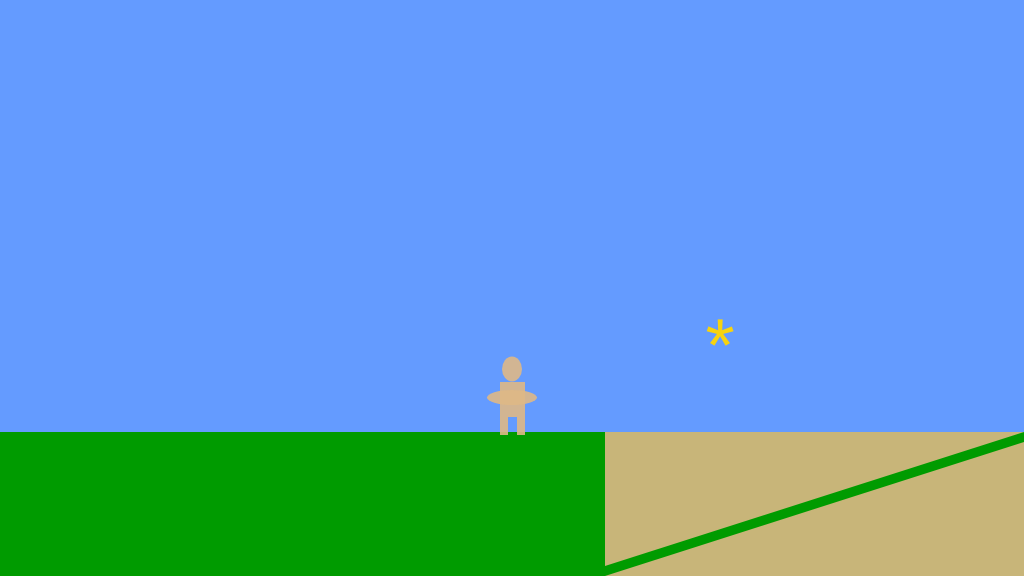
Frame 1 (no input)
Frame 60 (no input): identical to frame 1, image omitted
Frame 120 (the mouse pressed at the canvas centre since frame 60): identical to frame 1, image omitted

The p5.js sketch that drew this single still picture (run headless with seeded random() and noise() and a simulated clock; from frame 60 on, the mouse is pressed at the canvas centre):

// p5.js sketch
// ── sketch.js
/*

The Game Project

Week 3

Game interaction

*/


var width;
var height;

var c;

var gameChar_x;
var gameChar_y;
var floorPos_y;
var keyCode;

var isLeft=false;
var isRight=false;
var isJump=false;
var isFalling=false;
var isPlummeting=false;
var isFound=false;
var isCanyon=false;

var collectable;

function setup()
{
	createCanvas(1024, 576);
	floorPos_y = height * 3/4;
	gameChar_x = width/2;
	gameChar_y = floorPos_y;
    
    c=String.fromCharCode(42);    
    collectable = {
        x_pos: 720, 
        y_pos: 350, 
        size: 75,
        isFound: false
    };
	
	canyon = {
        x_pos: 905,
        c_width: 300,
		x_start: 605
    };
}

function draw()
{

	///////////DRAWING CODE//////////

	background(100,155,255); //fill the sky blue


	noStroke();
	fill(0,155,0);
	rect(0, floorPos_y, width, height - floorPos_y); //draw some green ground
    
    //Draw the Collectable
    if (isFound == false)
        {
            fill(255,215,0,240);
            textAlign(CENTER,CENTER);
            textSize(collectable.size);
            text(c,collectable.x_pos,collectable.y_pos); 
        }
    // Disapear collectable
    if ((dist(gameChar_x,gameChar_y,collectable.x_pos,collectable.y_pos) < 10 )) 
        {
            isFound=true;
        }

	//draw the canyon
    fill(222,184,135,230);
    triangle(canyon.x_pos - canyon.c_width, height, width,floorPos_y + 10, width, height);
    triangle(canyon.x_pos - canyon.c_width, floorPos_y, width,floorPos_y, canyon.x_pos - canyon.c_width, height - 10);

	//the game character
	if(isLeft && isFalling)
	{
		// add your jumping-left code
        fill(0,0,0,220);
        ellipse(gameChar_x, gameChar_y - 63, 17, 25);
        rect(gameChar_x - 12, gameChar_y - 50, 25, 35);
        rect(gameChar_x - 12, gameChar_y - 15, 8, 10);
        rect(gameChar_x + 5, gameChar_y - 15, 8, 10);
        ellipseMode(CORNERS);
        ellipse(gameChar_x - 25, gameChar_y - 27,gameChar_x + 15, gameChar_y - 42);
        ellipseMode(CENTER);

	}
	else if(isRight && isFalling)
	{
		// add your jumping-right code
        fill(0,0,0,220);
        ellipse(gameChar_x, gameChar_y - 63, 17, 25);
        rect(gameChar_x - 12, gameChar_y - 50, 25, 35);
        rect(gameChar_x - 12, gameChar_y - 15, 8, 10);
        rect(gameChar_x + 5, gameChar_y - 15, 8, 10);
        ellipseMode(CORNERS);
        ellipse(gameChar_x - 15, gameChar_y - 27,gameChar_x + 25, gameChar_y - 42);
        ellipseMode(CENTER);      
	}
	else if(isLeft)
	{
		// add your walking left code
        ellipse(gameChar_x, gameChar_y - 63, 20, 25);
        rect(gameChar_x - 12, gameChar_y - 50, 25, 35);
        rect(gameChar_x - 12, gameChar_y - 15, 8, 18);
        rect(gameChar_x + 5, gameChar_y - 15, 8, 18);
        ellipseMode(CORNERS);
        ellipse(gameChar_x - 25, gameChar_y - 27,gameChar_x + 15, gameChar_y - 42);
        ellipseMode(CENTER);
	}
	else if(isRight)
	{
		// add your walking right code
        ellipse(gameChar_x, gameChar_y - 63, 20, 25);
        rect(gameChar_x - 12, gameChar_y - 50, 25, 35);
        rect(gameChar_x - 12, gameChar_y - 15, 8, 18);
        rect(gameChar_x + 5, gameChar_y - 15, 8, 18);
        ellipseMode(CORNERS);
        ellipse(gameChar_x - 15, gameChar_y - 27,gameChar_x + 25, gameChar_y - 42);
        ellipseMode(CENTER);
	}
	else if(isFalling || isPlummeting)
	{
		// add your jumping facing forwards code
        fill(0,0,0,220);
        ellipse(gameChar_x, gameChar_y - 63, 17, 25);
        rect(gameChar_x - 12, gameChar_y - 50, 25, 35);
        rect(gameChar_x - 12, gameChar_y - 15, 8, 10);
        rect(gameChar_x + 5, gameChar_y - 15, 8, 10);
        ellipseMode(CORNERS);
        ellipse(gameChar_x - 25, gameChar_y - 27, gameChar_x + 25, gameChar_y - 42);
        ellipseMode(CENTER);
	}
	else
	{
		// add your standing front facing code
        ellipse(gameChar_x, gameChar_y - 63, 20, 25);
        rect(gameChar_x - 12, gameChar_y - 50, 25, 35);
        rect(gameChar_x - 12, gameChar_y - 15, 8, 18);
        rect(gameChar_x + 5, gameChar_y - 15, 8, 18);
        ellipseMode(CORNERS);
        ellipse(gameChar_x - 25,gameChar_y - 27,gameChar_x + 25, gameChar_y - 42);
        ellipseMode(CENTER);
	}

	///////////INTERACTION CODE//////////
	//Put conditional statements to move the game character below here
	
	if (isLeft == true)
	{
		gameChar_x -= 1;
	}
	if (isRight == true)
	{
		gameChar_x += 1;
	}
	if (isJump == true)
	{
		gameChar_y -= 1;
	}
	
	
	// Determine if subject is within Canyon Zone
	
	if ((isCanyon == true) && (isPlummeting == true))
		{
		isPlummeting = false;
		}
	
	if ((gameChar_x >= 605) && (gameChar_x <= 705))
		
		{
			isCanyon = true;
			isPlummeting = true;
		}
		
        if ((isRight) && (gameChar_x < width)) 
            {
                gameChar_x=gameChar_x+2;
            }
        else if ((isLeft) && (gameChar_x > 0))
            {
                gameChar_x=gameChar_x-2;     
            }
        else if ((isJump) && (gameChar_y == floorPos_y))
            {
                gameChar_y=gameChar_y-100;
            }
        else if ((isFalling) && (isRight) && (gameChar_x < width))
            {
                gameChar_x=gameChar_x+2;
                gameChar_y=gameChar_y+10;
            }
        else if ((isFalling) && (isLeft) && (gameChar_x > 0)) 
            {
                gameChar_x=gameChar_x-2;
                gameChar_y=gameChar_y+10;
            }    
        else if (gameChar_y < floorPos_y)
//		else if ((gameChar_y < floorPos_y) && (isCanyon == false))
        {
                isFalling=true;
                gameChar_y = gameChar_y + 5;
        }
		else if  ((isCanyon == true) && (isPlummeting == true))
			{
				gameChar_y = gameChar_y +50;
			}
        else  
        {
                isFalling=false;
				isPlummeting=false
        }
		console.log(isPlummeting);
		console.log(gameChar_x);
		console.log(isCanyon);
}


function keyPressed()
{
	// if statements to control the animation of the character when
	// keys are pressed.

	//open up the console to see how these work
	//console.log("keyPressed: " + key);
	//console.log("keyPressed: " + keyCode);
    
    if (keyCode == 39)
    {
        isRight=true;
//        console.log("key pressed right " + isRight);        
    }

    if (keyCode == 37)
    {
        isLeft=true;
//        console.log("key pressed left " + isLeft);
    }

    if (keyCode == 32)
    {
        isJump=true;
//        console.log("is jumping ");
    }

    
}

function keyReleased()
{
	// if statements to control the animation of the character when
	// keys are released.

//	console.log("keyReleased: " + key);
//	console.log("keyReleased: " + keyCode);
    
    if(keyCode == 39)
    {
        isRight=false;
//        console.log("key Released right " + isRight);
    }

    if(keyCode == 37)
    {
        isLeft=false;
//        console.log("key Released left " + isLeft);
    }
    
    if(keyCode == 32)
    {
        isJump=false;
 //       console.log("key Released left " + isFalling);      
    }    
    
}
